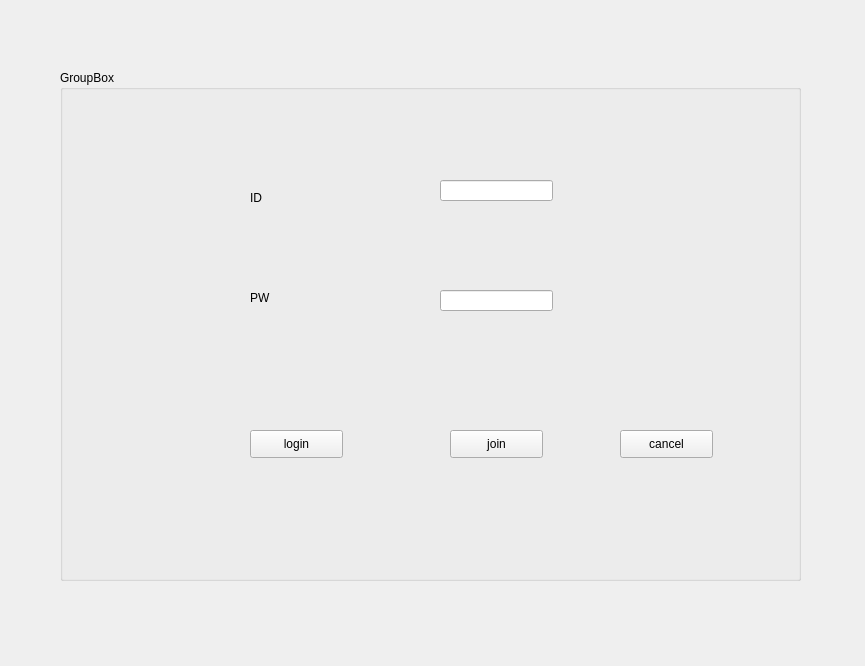
<?xml version="1.0" encoding="UTF-8"?>
<ui version="4.0">
 <class>Form</class>
 <widget class="QWidget" name="Form">
  <property name="geometry">
   <rect>
    <x>0</x>
    <y>0</y>
    <width>865</width>
    <height>666</height>
   </rect>
  </property>
  <property name="windowTitle">
   <string>Form</string>
  </property>
  <widget class="QStackedWidget" name="stackedWidget">
   <property name="geometry">
    <rect>
     <x>20</x>
     <y>40</y>
     <width>801</width>
     <height>581</height>
    </rect>
   </property>
   <widget class="QWidget" name="page">
    <widget class="QGroupBox" name="groupBox">
     <property name="geometry">
      <rect>
       <x>40</x>
       <y>30</y>
       <width>741</width>
       <height>511</height>
      </rect>
     </property>
     <property name="title">
      <string>GroupBox</string>
     </property>
     <widget class="QPushButton" name="btn_login">
      <property name="geometry">
       <rect>
        <x>190</x>
        <y>360</y>
        <width>93</width>
        <height>28</height>
       </rect>
      </property>
      <property name="text">
       <string>login</string>
      </property>
     </widget>
     <widget class="QPushButton" name="btn_join">
      <property name="geometry">
       <rect>
        <x>390</x>
        <y>360</y>
        <width>93</width>
        <height>28</height>
       </rect>
      </property>
      <property name="text">
       <string>join</string>
      </property>
     </widget>
     <widget class="QLineEdit" name="lineEdit">
      <property name="geometry">
       <rect>
        <x>380</x>
        <y>110</y>
        <width>113</width>
        <height>21</height>
       </rect>
      </property>
     </widget>
     <widget class="QLineEdit" name="lineEdit_2">
      <property name="geometry">
       <rect>
        <x>380</x>
        <y>220</y>
        <width>113</width>
        <height>21</height>
       </rect>
      </property>
     </widget>
     <widget class="QLabel" name="label">
      <property name="geometry">
       <rect>
        <x>190</x>
        <y>120</y>
        <width>64</width>
        <height>15</height>
       </rect>
      </property>
      <property name="text">
       <string>ID</string>
      </property>
     </widget>
     <widget class="QLabel" name="label_2">
      <property name="geometry">
       <rect>
        <x>190</x>
        <y>220</y>
        <width>64</width>
        <height>15</height>
       </rect>
      </property>
      <property name="text">
       <string>PW</string>
      </property>
     </widget>
     <widget class="QPushButton" name="btn_cancel">
      <property name="geometry">
       <rect>
        <x>560</x>
        <y>360</y>
        <width>93</width>
        <height>28</height>
       </rect>
      </property>
      <property name="text">
       <string>cancel</string>
      </property>
     </widget>
    </widget>
   </widget>
   <widget class="QWidget" name="page_2"/>
  </widget>
 </widget>
 <resources/>
 <connections/>
</ui>
